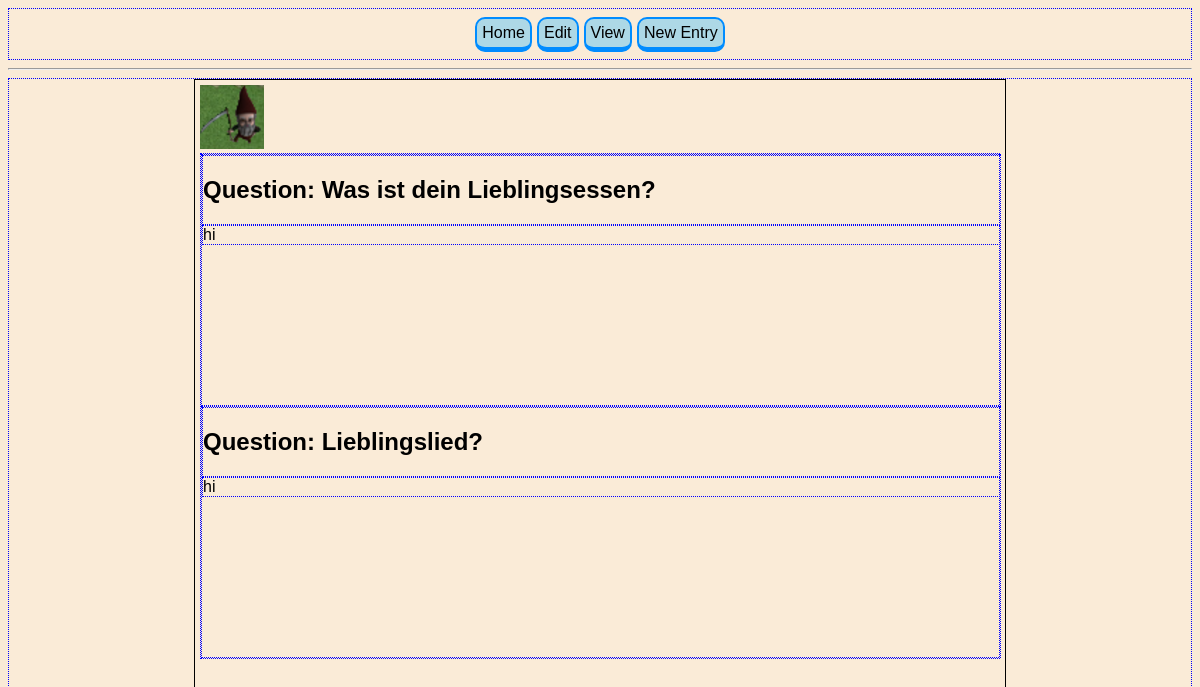
The app's page /view/entry/20 with its own data.
### main/models.py (models this page shows, shortened)
class Question(models.Model):
    interview = models.ForeignKey(Interview, on_delete=models.SET_NULL, null=True)
    name = models.CharField(max_length=100)
    value_de = models.CharField(max_length=200)
    description_de = models.CharField(max_length=500)
    value_en = models.CharField(max_length=200)
    description_en = models.CharField(max_length=500)
    type = models.CharField(max_length=100, choices=question_type_choices) #FileUpload, Interview, AboutMe
    special = models.BooleanField(default=False) # clarify if special field like name, fav color, etc.
    sort_id = models.SmallIntegerField()
    required = models.BooleanField(default=False)
    class Meta:
        constraints = [
            models.UniqueConstraint(fields=['interview', 'sort_id', 'name'], name='unique_question')
        ]

class Answer(models.Model):
    entry = models.ForeignKey(Entry, on_delete=models.CASCADE)
    question = models.ForeignKey(Question, on_delete=models.CASCADE, null=True)
    answer_text = models.TextField(null=True, blank=True)
    answer_image = models.ImageField(upload_to="upload", default="no_image.webp", blank=True)
    answer_boolean = models.BooleanField(null=True, blank=True)
    answer_color = colorfield.ColorField(default='#FF0000', format="rgb")
    updated = models.DateTimeField(auto_now=True)
    created = models.DateTimeField(auto_now_add=True)

### app_read/views/entry.py (the view)
# urls.py: path('entry/<str:entryid>', views.entry.main, name = "entry_view")
def main(request, entryid):
    entry = models.Entry.objects.get(id = entryid)
    language = entry.language
    all_answers = models.Answer.objects.filter(entry = entryid)
    normal_answers = {}
    profile_picture = None
    for answer in all_answers:
        question = models.Question.objects.get(id = answer.question.id)
        if question.special == True:
            if question.name == "profile_picture":
                profile_picture = answer.answer_image
            continue
        if question.type not in ["answer_text", "answer_longtext"]:
            continue
        match language:
            case "de":
                question_value = question.value_de
            case "en":
                question_value = question.value_en
        answer_text = answer.answer_text
        item_info = {
            "question" : question_value,
            "answer" : answer_text
        }
        normal_answers[question.sort_id] = item_info
    normal_answers = dict(sorted(normal_answers.items()))
    ctx = {
        "profile_picture" : profile_picture,
        "normal_answers" : normal_answers
        }
    return render(request, 'app_read/view_entry.html', ctx)

### app_read/templates/app_read/view_entry.html
{% extends 'main.html' %}
{% block content %}
{% load static %}
<link rel='stylesheet' type='text/css' media='screen' href="{% static 'styles/app_read/[AS]view_entry.css' %}">
<div class = "fc fc_row fc_center1">
<div class = "page">
    <img src="{{ profile_picture.url }}" alt="...">
    <div class = "interview_container">
        {% for sort_id, answer_info in normal_answers.items %}
            {% include "app_read/inc/view_entry/interview_items/normal_answer.html" %}
        {% endfor %}
    </div>
</div>
</div>
{% endblock %}

### app_read/templates/app_read/inc/view_entry/interview_items/normal_answer.html
<div class = "fc fc_column interview_item_container">
    <div class = "interview_item_question_container">
        <h2>Question: {{answer_info.question}}?</h2>
    </div>
    <div class = "interview_item_answer_container">
        <p>{{answer_info.answer}}</p>
    </div>
</div>

### static/styles/global/_vars.css (style rules this page uses)
:root { --bg_color: antiquewhite; --font_color: black; --main_color: antiquewhite; --accent_color: lightblue; --accent_color_dark_value: 0, 140, 255; --accent_color_dark: rgb(0, 140, 255); --border_color: var(--accent_color_dark); }

### static/styles/global/_main.css (style rules this page uses)
body { background-color: var(--bg_color); font-family: 'Gill Sans', 'Gill Sans MT', Calibri, 'Trebuchet MS', sans-serif; }
p { margin: 0px; }

### static/styles/global/[FC]flex-containers.css (style rules this page uses)
.fc { display: flex; }
.fc_column { flex-direction: column; }
.fc_row { flex-direction: row; }
.fc_center1 { justify-content: center; }

### static/styles/global/[BTN]buttons.css (style rules this page uses)
:root { --btn_border_color: var(--accent_color_dark); --btn_background_color: var(--accent_color); --btn_border_thickness: 2px; }

### static/styles/app_read/[AS]view_entry.css (style rules this page uses)
.page { height: 900px; width: 800px; padding: 5px; border: 1px solid black; }
.interview_item_container { width: 100%; height: 250px; }
.interview_item_answer_container { overflow-wrap: break-word; overflow-y: scroll; }
.interview_item_answer_container p { line-break: normal; }
div { border: 1px dotted blue; }

### records on screen
Question: question "Was ist dein Lieblingsessen"
Answer: answer "hi"
Question: question "Lieblingslied"
Answer: answer "hi"

### other values on screen
{{ btn_text }} "Home Edit View New Entry"
